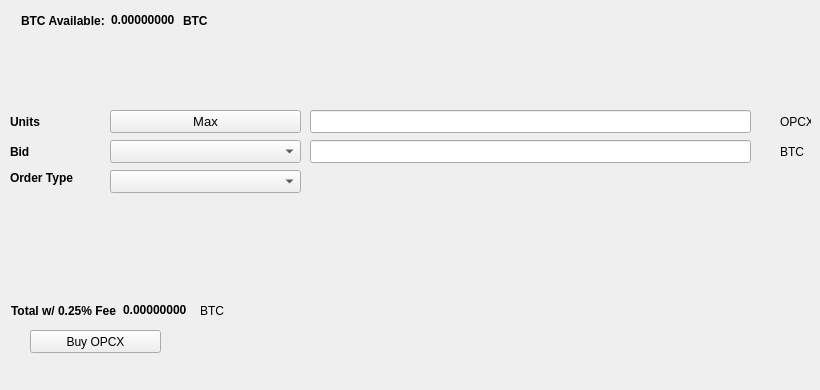
   <widget class="QWidget" name="BuyTab">
    <attribute name="title">
     <string>Buy</string>
    </attribute>
    <widget class="QPushButton" name="BuyOPCX">
     <property name="geometry">
      <rect>
       <x>30</x>
       <y>330</y>
       <width>131</width>
       <height>23</height>
      </rect>
     </property>
     <property name="text">
      <string>Buy OPCX</string>
     </property>
     <property name="icon">
      <iconset>
       <normaloff>:/icons/bitcoin</normaloff>:/icons/bitcoin</iconset>
     </property>
    </widget>
    <widget class="QLabel" name="label_3">
     <property name="geometry">
      <rect>
       <x>10</x>
       <y>110</y>
       <width>46</width>
       <height>23</height>
      </rect>
     </property>
     <property name="font">
      <font>
       <weight>75</weight>
       <bold>true</bold>
      </font>
     </property>
     <property name="text">
      <string>Units</string>
     </property>
    </widget>
    <widget class="QLineEdit" name="UnitsInput">
     <property name="geometry">
      <rect>
       <x>310</x>
       <y>110</y>
       <width>441</width>
       <height>23</height>
      </rect>
     </property>
     <property name="font">
      <font>
       <pointsize>9</pointsize>
       <weight>75</weight>
       <bold>true</bold>
      </font>
     </property>
    </widget>
    <widget class="QLineEdit" name="BuyBidPriceEdit">
     <property name="geometry">
      <rect>
       <x>310</x>
       <y>140</y>
       <width>441</width>
       <height>23</height>
      </rect>
     </property>
     <property name="font">
      <font>
       <pointsize>9</pointsize>
       <weight>75</weight>
       <bold>true</bold>
      </font>
     </property>
    </widget>
    <widget class="QLabel" name="label_4">
     <property name="geometry">
      <rect>
       <x>780</x>
       <y>110</y>
       <width>31</width>
       <height>23</height>
      </rect>
     </property>
     <property name="text">
      <string>OPCX</string>
     </property>
    </widget>
    <widget class="QLabel" name="label_5">
     <property name="geometry">
      <rect>
       <x>780</x>
       <y>140</y>
       <width>31</width>
       <height>23</height>
      </rect>
     </property>
     <property name="text">
      <string>BTC</string>
     </property>
    </widget>
    <widget class="QLabel" name="label_6">
     <property name="geometry">
      <rect>
       <x>10</x>
       <y>140</y>
       <width>46</width>
       <height>23</height>
      </rect>
     </property>
     <property name="font">
      <font>
       <weight>75</weight>
       <bold>true</bold>
      </font>
     </property>
     <property name="text">
      <string>Bid</string>
     </property>
    </widget>
    <widget class="QLabel" name="label_7">
     <property name="geometry">
      <rect>
       <x>10</x>
       <y>170</y>
       <width>91</width>
       <height>16</height>
      </rect>
     </property>
     <property name="font">
      <font>
       <weight>75</weight>
       <bold>true</bold>
      </font>
     </property>
     <property name="text">
      <string>Order Type</string>
     </property>
    </widget>
    <widget class="QPushButton" name="Buy_Max_Amount">
     <property name="geometry">
      <rect>
       <x>110</x>
       <y>110</y>
       <width>191</width>
       <height>23</height>
      </rect>
     </property>
     <property name="font">
      <font>
       <pointsize>10</pointsize>
      </font>
     </property>
     <property name="text">
      <string>Max</string>
     </property>
    </widget>
    <widget class="QComboBox" name="BuyBidcomboBox">
     <property name="geometry">
      <rect>
       <x>110</x>
       <y>140</y>
       <width>191</width>
       <height>23</height>
      </rect>
     </property>
     <property name="font">
      <font>
       <pointsize>10</pointsize>
      </font>
     </property>
    </widget>
    <widget class="QComboBox" name="buyOrdertypeCombo">
     <property name="geometry">
      <rect>
       <x>110</x>
       <y>170</y>
       <width>191</width>
       <height>23</height>
      </rect>
     </property>
     <property name="font">
      <font>
       <pointsize>10</pointsize>
      </font>
     </property>
    </widget>
    <widget class="QWidget" name="layoutWidget1">
     <property name="geometry">
      <rect>
       <x>21</x>
       <y>11</y>
       <width>227</width>
       <height>19</height>
      </rect>
     </property>
     <layout class="QHBoxLayout" name="horizontalLayout_3">
      <item>
       <widget class="QLabel" name="label232">
        <property name="font">
         <font>
          <weight>75</weight>
          <bold>true</bold>
         </font>
        </property>
        <property name="text">
         <string>BTC Available:</string>
        </property>
       </widget>
      </item>
      <item>
       <widget class="QLabel" name="BtcAvailableLbl">
        <property name="palette">
         <palette>
          <active>
           <colorrole role="WindowText">
            <brush brushstyle="SolidPattern">
             <color alpha="255">
              <red>0</red>
              <green>0</green>
              <blue>0</blue>
             </color>
            </brush>
           </colorrole>
           <colorrole role="Button">
            <brush brushstyle="SolidPattern">
             <color alpha="255">
              <red>0</red>
              <green>170</green>
              <blue>0</blue>
             </color>
            </brush>
           </colorrole>
           <colorrole role="Light">
            <brush brushstyle="SolidPattern">
             <color alpha="255">
              <red>0</red>
              <green>255</green>
              <blue>0</blue>
             </color>
            </brush>
           </colorrole>
           <colorrole role="Midlight">
            <brush brushstyle="SolidPattern">
             <color alpha="255">
              <red>0</red>
              <green>212</green>
              <blue>0</blue>
             </color>
            </brush>
           </colorrole>
           <colorrole role="Dark">
            <brush brushstyle="SolidPattern">
             <color alpha="255">
              <red>0</red>
              <green>85</green>
              <blue>0</blue>
             </color>
            </brush>
           </colorrole>
           <colorrole role="Mid">
            <brush brushstyle="SolidPattern">
             <color alpha="255">
              <red>0</red>
              <green>113</green>
              <blue>0</blue>
             </color>
            </brush>
           </colorrole>
           <colorrole role="Text">
            <brush brushstyle="SolidPattern">
             <color alpha="255">
              <red>0</red>
              <green>170</green>
              <blue>0</blue>
             </color>
            </brush>
           </colorrole>
           <colorrole role="BrightText">
            <brush brushstyle="SolidPattern">
             <color alpha="255">
              <red>255</red>
              <green>255</green>
              <blue>255</blue>
             </color>
            </brush>
           </colorrole>
           <colorrole role="ButtonText">
            <brush brushstyle="SolidPattern">
             <color alpha="255">
              <red>0</red>
              <green>0</green>
              <blue>0</blue>
             </color>
            </brush>
           </colorrole>
           <colorrole role="Base">
            <brush brushstyle="SolidPattern">
             <color alpha="255">
              <red>255</red>
              <green>255</green>
              <blue>255</blue>
             </color>
            </brush>
           </colorrole>
           <colorrole role="Window">
            <brush brushstyle="SolidPattern">
             <color alpha="255">
              <red>0</red>
              <green>170</green>
              <blue>0</blue>
             </color>
            </brush>
           </colorrole>
           <colorrole role="Shadow">
            <brush brushstyle="SolidPattern">
             <color alpha="255">
              <red>0</red>
              <green>0</green>
              <blue>0</blue>
             </color>
            </brush>
           </colorrole>
           <colorrole role="AlternateBase">
            <brush brushstyle="SolidPattern">
             <color alpha="255">
              <red>127</red>
              <green>212</green>
              <blue>127</blue>
             </color>
            </brush>
           </colorrole>
           <colorrole role="ToolTipBase">
            <brush brushstyle="SolidPattern">
             <color alpha="255">
              <red>255</red>
              <green>255</green>
              <blue>220</blue>
             </color>
            </brush>
           </colorrole>
           <colorrole role="ToolTipText">
            <brush brushstyle="SolidPattern">
             <color alpha="255">
              <red>0</red>
              <green>0</green>
              <blue>0</blue>
             </color>
            </brush>
           </colorrole>
          </active>
          <inactive>
           <colorrole role="WindowText">
            <brush brushstyle="SolidPattern">
             <color alpha="255">
              <red>0</red>
              <green>0</green>
              <blue>0</blue>
             </color>
            </brush>
           </colorrole>
           <colorrole role="Button">
            <brush brushstyle="SolidPattern">
             <color alpha="255">
              <red>0</red>
              <green>170</green>
              <blue>0</blue>
             </color>
            </brush>
           </colorrole>
           <colorrole role="Light">
            <brush brushstyle="SolidPattern">
             <color alpha="255">
              <red>0</red>
              <green>255</green>
              <blue>0</blue>
             </color>
            </brush>
           </colorrole>
           <colorrole role="Midlight">
            <brush brushstyle="SolidPattern">
             <color alpha="255">
              <red>0</red>
              <green>212</green>
              <blue>0</blue>
             </color>
            </brush>
           </colorrole>
           <colorrole role="Dark">
            <brush brushstyle="SolidPattern">
             <color alpha="255">
              <red>0</red>
              <green>85</green>
              <blue>0</blue>
             </color>
            </brush>
           </colorrole>
           <colorrole role="Mid">
            <brush brushstyle="SolidPattern">
             <color alpha="255">
              <red>0</red>
              <green>113</green>
              <blue>0</blue>
             </color>
            </brush>
           </colorrole>
           <colorrole role="Text">
            <brush brushstyle="SolidPattern">
             <color alpha="255">
              <red>0</red>
              <green>170</green>
              <blue>0</blue>
             </color>
            </brush>
           </colorrole>
           <colorrole role="BrightText">
            <brush brushstyle="SolidPattern">
             <color alpha="255">
              <red>255</red>
              <green>255</green>
              <blue>255</blue>
             </color>
            </brush>
           </colorrole>
           <colorrole role="ButtonText">
            <brush brushstyle="SolidPattern">
             <color alpha="255">
              <red>0</red>
              <green>0</green>
              <blue>0</blue>
             </color>
            </brush>
           </colorrole>
           <colorrole role="Base">
            <brush brushstyle="SolidPattern">
             <color alpha="255">
              <red>255</red>
              <green>255</green>
              <blue>255</blue>
             </color>
            </brush>
           </colorrole>
           <colorrole role="Window">
            <brush brushstyle="SolidPattern">
             <color alpha="255">
              <red>0</red>
              <green>170</green>
              <blue>0</blue>
             </color>
            </brush>
           </colorrole>
           <colorrole role="Shadow">
            <brush brushstyle="SolidPattern">
             <color alpha="255">
              <red>0</red>
              <green>0</green>
              <blue>0</blue>
             </color>
            </brush>
           </colorrole>
           <colorrole role="AlternateBase">
            <brush brushstyle="SolidPattern">
             <color alpha="255">
              <red>127</red>
              <green>212</green>
              <blue>127</blue>
             </color>
            </brush>
           </colorrole>
           <colorrole role="ToolTipBase">
            <brush brushstyle="SolidPattern">
             <color alpha="255">
              <red>255</red>
              <green>255</green>
              <blue>220</blue>
             </color>
            </brush>
           </colorrole>
           <colorrole role="ToolTipText">
            <brush brushstyle="SolidPattern">
             <color alpha="255">
              <red>0</red>
              <green>0</green>
              <blue>0</blue>
             </color>
            </brush>
           </colorrole>
          </inactive>
          <disabled>
           <colorrole role="WindowText">
            <brush brushstyle="SolidPattern">
             <color alpha="255">
              <red>0</red>
              <green>85</green>
              <blue>0</blue>
             </color>
            </brush>
           </colorrole>
           <colorrole role="Button">
            <brush brushstyle="SolidPattern">
             <color alpha="255">
              <red>0</red>
              <green>170</green>
              <blue>0</blue>
             </color>
            </brush>
           </colorrole>
           <colorrole role="Light">
            <brush brushstyle="SolidPattern">
             <color alpha="255">
              <red>0</red>
              <green>255</green>
              <blue>0</blue>
             </color>
            </brush>
           </colorrole>
           <colorrole role="Midlight">
            <brush brushstyle="SolidPattern">
             <color alpha="255">
              <red>0</red>
              <green>212</green>
              <blue>0</blue>
             </color>
            </brush>
           </colorrole>
           <colorrole role="Dark">
            <brush brushstyle="SolidPattern">
             <color alpha="255">
              <red>0</red>
              <green>85</green>
              <blue>0</blue>
             </color>
            </brush>
           </colorrole>
           <colorrole role="Mid">
            <brush brushstyle="SolidPattern">
             <color alpha="255">
              <red>0</red>
              <green>113</green>
              <blue>0</blue>
             </color>
            </brush>
           </colorrole>
           <colorrole role="Text">
            <brush brushstyle="SolidPattern">
             <color alpha="255">
              <red>0</red>
              <green>85</green>
              <blue>0</blue>
             </color>
            </brush>
           </colorrole>
           <colorrole role="BrightText">
            <brush brushstyle="SolidPattern">
             <color alpha="255">
              <red>255</red>
              <green>255</green>
              <blue>255</blue>
             </color>
            </brush>
           </colorrole>
           <colorrole role="ButtonText">
            <brush brushstyle="SolidPattern">
             <color alpha="255">
              <red>0</red>
              <green>85</green>
              <blue>0</blue>
             </color>
            </brush>
           </colorrole>
           <colorrole role="Base">
            <brush brushstyle="SolidPattern">
             <color alpha="255">
              <red>0</red>
              <green>170</green>
              <blue>0</blue>
             </color>
            </brush>
           </colorrole>
           <colorrole role="Window">
            <brush brushstyle="SolidPattern">
             <color alpha="255">
              <red>0</red>
              <green>170</green>
              <blue>0</blue>
             </color>
            </brush>
           </colorrole>
           <colorrole role="Shadow">
            <brush brushstyle="SolidPattern">
             <color alpha="255">
              <red>0</red>
              <green>0</green>
              <blue>0</blue>
             </color>
            </brush>
           </colorrole>
           <colorrole role="AlternateBase">
            <brush brushstyle="SolidPattern">
             <color alpha="255">
              <red>0</red>
              <green>170</green>
              <blue>0</blue>
             </color>
            </brush>
           </colorrole>
           <colorrole role="ToolTipBase">
            <brush brushstyle="SolidPattern">
             <color alpha="255">
              <red>255</red>
              <green>255</green>
              <blue>220</blue>
             </color>
            </brush>
           </colorrole>
           <colorrole role="ToolTipText">
            <brush brushstyle="SolidPattern">
             <color alpha="255">
              <red>0</red>
              <green>0</green>
              <blue>0</blue>
             </color>
            </brush>
           </colorrole>
          </disabled>
         </palette>
        </property>
        <property name="font">
         <font>
          <weight>75</weight>
          <bold>true</bold>
         </font>
        </property>
        <property name="text">
         <string>0.00000000</string>
        </property>
        <property name="textInteractionFlags">
         <set>Qt::LinksAccessibleByMouse|Qt::TextSelectableByKeyboard|Qt::TextSelectableByMouse</set>
        </property>
       </widget>
      </item>
      <item>
       <widget class="QLabel" name="BtcAvailableLbl_2">
        <property name="font">
         <font>
          <weight>75</weight>
          <bold>true</bold>
         </font>
        </property>
        <property name="text">
         <string>BTC</string>
        </property>
       </widget>
      </item>
     </layout>
    </widget>
    <widget class="QWidget" name="layoutWidge2">
     <property name="geometry">
      <rect>
       <x>11</x>
       <y>301</y>
       <width>259</width>
       <height>19</height>
      </rect>
     </property>
     <layout class="QHBoxLayout" name="horizontalLayout_4">
      <item>
       <widget class="QLabel" name="label_9">
        <property name="font">
         <font>
          <weight>75</weight>
          <bold>true</bold>
         </font>
        </property>
        <property name="text">
         <string>Total w/ 0.25% Fee</string>
        </property>
       </widget>
      </item>
      <item>
       <widget class="QLabel" name="BuyCostLabel">
        <property name="palette">
         <palette>
          <active>
           <colorrole role="WindowText">
            <brush brushstyle="SolidPattern">
             <color alpha="255">
              <red>0</red>
              <green>0</green>
              <blue>0</blue>
             </color>
            </brush>
           </colorrole>
           <colorrole role="Button">
            <brush brushstyle="SolidPattern">
             <color alpha="255">
              <red>0</red>
              <green>170</green>
              <blue>0</blue>
             </color>
            </brush>
           </colorrole>
           <colorrole role="Light">
            <brush brushstyle="SolidPattern">
             <color alpha="255">
              <red>0</red>
              <green>255</green>
              <blue>0</blue>
             </color>
            </brush>
           </colorrole>
           <colorrole role="Midlight">
            <brush brushstyle="SolidPattern">
             <color alpha="255">
              <red>0</red>
              <green>212</green>
              <blue>0</blue>
             </color>
            </brush>
           </colorrole>
           <colorrole role="Dark">
            <brush brushstyle="SolidPattern">
             <color alpha="255">
              <red>0</red>
              <green>85</green>
              <blue>0</blue>
             </color>
            </brush>
           </colorrole>
           <colorrole role="Mid">
            <brush brushstyle="SolidPattern">
             <color alpha="255">
              <red>0</red>
              <green>113</green>
              <blue>0</blue>
             </color>
            </brush>
           </colorrole>
           <colorrole role="Text">
            <brush brushstyle="SolidPattern">
             <color alpha="255">
              <red>0</red>
              <green>170</green>
              <blue>0</blue>
             </color>
            </brush>
           </colorrole>
           <colorrole role="BrightText">
            <brush brushstyle="SolidPattern">
             <color alpha="255">
              <red>255</red>
              <green>255</green>
              <blue>255</blue>
             </color>
            </brush>
           </colorrole>
           <colorrole role="ButtonText">
            <brush brushstyle="SolidPattern">
             <color alpha="255">
              <red>0</red>
              <green>0</green>
              <blue>0</blue>
             </color>
            </brush>
           </colorrole>
           <colorrole role="Base">
            <brush brushstyle="SolidPattern">
             <color alpha="255">
              <red>255</red>
              <green>255</green>
              <blue>255</blue>
             </color>
            </brush>
           </colorrole>
           <colorrole role="Window">
            <brush brushstyle="SolidPattern">
             <color alpha="255">
              <red>0</red>
              <green>170</green>
              <blue>0</blue>
             </color>
            </brush>
           </colorrole>
           <colorrole role="Shadow">
            <brush brushstyle="SolidPattern">
             <color alpha="255">
              <red>0</red>
              <green>0</green>
              <blue>0</blue>
             </color>
            </brush>
           </colorrole>
           <colorrole role="AlternateBase">
            <brush brushstyle="SolidPattern">
             <color alpha="255">
              <red>127</red>
              <green>212</green>
              <blue>127</blue>
             </color>
            </brush>
           </colorrole>
           <colorrole role="ToolTipBase">
            <brush brushstyle="SolidPattern">
             <color alpha="255">
              <red>255</red>
              <green>255</green>
              <blue>220</blue>
             </color>
            </brush>
           </colorrole>
           <colorrole role="ToolTipText">
            <brush brushstyle="SolidPattern">
             <color alpha="255">
              <red>0</red>
              <green>0</green>
              <blue>0</blue>
             </color>
            </brush>
           </colorrole>
          </active>
          <inactive>
           <colorrole role="WindowText">
            <brush brushstyle="SolidPattern">
             <color alpha="255">
              <red>0</red>
              <green>0</green>
              <blue>0</blue>
             </color>
            </brush>
           </colorrole>
           <colorrole role="Button">
            <brush brushstyle="SolidPattern">
             <color alpha="255">
              <red>0</red>
              <green>170</green>
              <blue>0</blue>
             </color>
            </brush>
           </colorrole>
           <colorrole role="Light">
            <brush brushstyle="SolidPattern">
             <color alpha="255">
              <red>0</red>
              <green>255</green>
              <blue>0</blue>
             </color>
            </brush>
           </colorrole>
           <colorrole role="Midlight">
            <brush brushstyle="SolidPattern">
             <color alpha="255">
              <red>0</red>
              <green>212</green>
              <blue>0</blue>
             </color>
            </brush>
           </colorrole>
           <colorrole role="Dark">
            <brush brushstyle="SolidPattern">
             <color alpha="255">
              <red>0</red>
              <green>85</green>
              <blue>0</blue>
             </color>
            </brush>
           </colorrole>
           <colorrole role="Mid">
            <brush brushstyle="SolidPattern">
             <color alpha="255">
              <red>0</red>
              <green>113</green>
              <blue>0</blue>
             </color>
            </brush>
           </colorrole>
           <colorrole role="Text">
            <brush brushstyle="SolidPattern">
             <color alpha="255">
              <red>0</red>
              <green>170</green>
              <blue>0</blue>
             </color>
            </brush>
           </colorrole>
           <colorrole role="BrightText">
            <brush brushstyle="SolidPattern">
             <color alpha="255">
              <red>255</red>
              <green>255</green>
              <blue>255</blue>
             </color>
            </brush>
           </colorrole>
           <colorrole role="ButtonText">
            <brush brushstyle="SolidPattern">
             <color alpha="255">
              <red>0</red>
              <green>0</green>
              <blue>0</blue>
             </color>
            </brush>
           </colorrole>
           <colorrole role="Base">
            <brush brushstyle="SolidPattern">
             <color alpha="255">
              <red>255</red>
              <green>255</green>
              <blue>255</blue>
             </color>
            </brush>
           </colorrole>
           <colorrole role="Window">
            <brush brushstyle="SolidPattern">
             <color alpha="255">
              <red>0</red>
              <green>170</green>
              <blue>0</blue>
             </color>
            </brush>
           </colorrole>
           <colorrole role="Shadow">
            <brush brushstyle="SolidPattern">
             <color alpha="255">
              <red>0</red>
              <green>0</green>
              <blue>0</blue>
             </color>
            </brush>
           </colorrole>
           <colorrole role="AlternateBase">
            <brush brushstyle="SolidPattern">
             <color alpha="255">
              <red>127</red>
              <green>212</green>
              <blue>127</blue>
             </color>
            </brush>
           </colorrole>
           <colorrole role="ToolTipBase">
            <brush brushstyle="SolidPattern">
             <color alpha="255">
              <red>255</red>
              <green>255</green>
              <blue>220</blue>
             </color>
            </brush>
           </colorrole>
           <colorrole role="ToolTipText">
            <brush brushstyle="SolidPattern">
             <color alpha="255">
              <red>0</red>
              <green>0</green>
              <blue>0</blue>
             </color>
            </brush>
           </colorrole>
          </inactive>
          <disabled>
           <colorrole role="WindowText">
            <brush brushstyle="SolidPattern">
             <color alpha="255">
              <red>0</red>
              <green>85</green>
              <blue>0</blue>
             </color>
            </brush>
           </colorrole>
           <colorrole role="Button">
            <brush brushstyle="SolidPattern">
             <color alpha="255">
              <red>0</red>
              <green>170</green>
              <blue>0</blue>
             </color>
            </brush>
           </colorrole>
           <colorrole role="Light">
            <brush brushstyle="SolidPattern">
             <color alpha="255">
              <red>0</red>
              <green>255</green>
              <blue>0</blue>
             </color>
            </brush>
           </colorrole>
           <colorrole role="Midlight">
            <brush brushstyle="SolidPattern">
             <color alpha="255">
              <red>0</red>
              <green>212</green>
              <blue>0</blue>
             </color>
            </brush>
           </colorrole>
           <colorrole role="Dark">
            <brush brushstyle="SolidPattern">
             <color alpha="255">
              <red>0</red>
              <green>85</green>
              <blue>0</blue>
             </color>
            </brush>
           </colorrole>
           <colorrole role="Mid">
            <brush brushstyle="SolidPattern">
             <color alpha="255">
              <red>0</red>
              <green>113</green>
              <blue>0</blue>
             </color>
            </brush>
           </colorrole>
           <colorrole role="Text">
            <brush brushstyle="SolidPattern">
             <color alpha="255">
              <red>0</red>
              <green>85</green>
              <blue>0</blue>
             </color>
            </brush>
           </colorrole>
           <colorrole role="BrightText">
            <brush brushstyle="SolidPattern">
             <color alpha="255">
              <red>255</red>
              <green>255</green>
              <blue>255</blue>
             </color>
            </brush>
           </colorrole>
           <colorrole role="ButtonText">
            <brush brushstyle="SolidPattern">
             <color alpha="255">
              <red>0</red>
              <green>85</green>
              <blue>0</blue>
             </color>
            </brush>
           </colorrole>
           <colorrole role="Base">
            <brush brushstyle="SolidPattern">
             <color alpha="255">
              <red>0</red>
              <green>170</green>
              <blue>0</blue>
             </color>
            </brush>
           </colorrole>
           <colorrole role="Window">
            <brush brushstyle="SolidPattern">
             <color alpha="255">
              <red>0</red>
              <green>170</green>
              <blue>0</blue>
             </color>
            </brush>
           </colorrole>
           <colorrole role="Shadow">
            <brush brushstyle="SolidPattern">
             <color alpha="255">
              <red>0</red>
              <green>0</green>
              <blue>0</blue>
             </color>
            </brush>
           </colorrole>
           <colorrole role="AlternateBase">
            <brush brushstyle="SolidPattern">
             <color alpha="255">
              <red>0</red>
              <green>170</green>
              <blue>0</blue>
             </color>
            </brush>
           </colorrole>
           <colorrole role="ToolTipBase">
            <brush brushstyle="SolidPattern">
             <color alpha="255">
              <red>255</red>
              <green>255</green>
              <blue>220</blue>
             </color>
            </brush>
           </colorrole>
           <colorrole role="ToolTipText">
            <brush brushstyle="SolidPattern">
             <color alpha="255">
              <red>0</red>
              <green>0</green>
              <blue>0</blue>
             </color>
            </brush>
           </colorrole>
          </disabled>
         </palette>
        </property>
        <property name="font">
         <font>
          <weight>75</weight>
          <bold>true</bold>
         </font>
        </property>
        <property name="autoFillBackground">
         <bool>false</bool>
        </property>
        <property name="text">
         <string>0.00000000</string>
        </property>
        <property name="textInteractionFlags">
         <set>Qt::LinksAccessibleByMouse|Qt::TextSelectableByMouse</set>
        </property>
       </widget>
      </item>
      <item>
       <widget class="QLabel" name="label_10">
        <property name="font">
         <font>
          <weight>50</weight>
          <bold>false</bold>
         </font>
        </property>
        <property name="text">
         <string>BTC</string>
        </property>
       </widget>
      </item>
     </layout>
    </widget>
    <widget class="QLabel" name="label_24">
     <property name="geometry">
      <rect>
       <x>460</x>
       <y>300</y>
       <width>281</width>
       <height>81</height>
      </rect>
     </property>
     <property name="text">
      <string/>
     </property>
     <property name="pixmap">
      <pixmap>:/images/bittrex</pixmap>
     </property>
    </widget>
   </widget>
